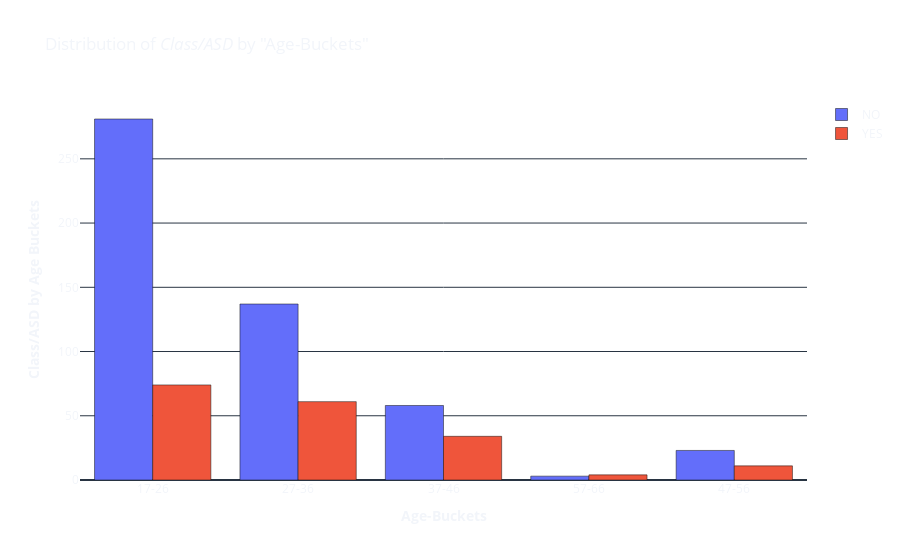
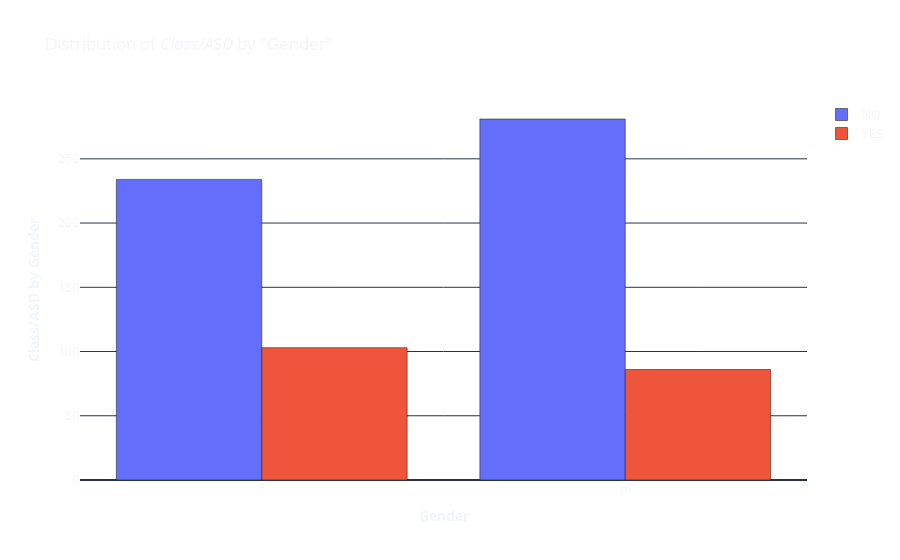

The notebook cell these images were saved under, in order:
### Markdown cell above
### Verificar a idade e o gênero em relação a classificação (sim / Não)

### Code cell
# Separar por faixa etária entre idade mínima (17) e idade máxima(64)
bins = [17, 27, 37, 47, 57, 67]
labels = ['17-26', '27-36', '37-46', '47-56', '57-66']


df['age'] = pd.cut(df['age'], bins=bins, labels=labels) #cria uma nova coluna com as faixas etárias

no_list = [] #armazena a quantidade de pessoas sem autismo
yes_list = [] #armazena a quantidade de pessoas com autismo


# Verifica a quantidade de pessoas com e sem autismo para cada idade
for element in list(df['age'].unique().dropna()):
    no = df[df['age'] == element]['Class/ASD'].value_counts()['NO'] #conta a quantidade de pessoas sem autismo
    yes = df[df['age'] == element]['Class/ASD'].value_counts()['YES'] #conta a quantidade de pessoas com autismo
    no_list.append(no) #adiciona a quantidade de pessoas sem autismo na lista
    yes_list.append(yes) #adiciona a quantidade de pessoas com autismo na lista

import plotly.graph_objects as go

fig = go.Figure(data=[
    go.Bar(name='NO', x=list(df['age'].unique().dropna()), y=no_list), #cria o gráfico de barras com a quantidade de pessoas sem autismo
    go.Bar(name='YES', x=list(df['age'].unique().dropna()), y=yes_list) #cria o gráfico de barras com a quantidade de pessoas com autismo
])

fig.update_layout(
    barmode='group',
    template='plotly_dark',
    xaxis_title="<b>Age-Buckets</b>",
    yaxis_title="<b>Class/ASD by Age Buckets</b>",
    title='Distribution of <i>Class/ASD</i> by "Age-Buckets"',
    paper_bgcolor='rgba(0, 0, 0, 0)',
    plot_bgcolor='rgba(0, 0, 0, 0)',
    )
fig.show()

# Verifica a quantidade de pessoas com e sem autismo para cada gênero
no_list = []
yes_list = []

for element in list(df['gender'].unique()):
    no = df[df['gender'] == element]['Class/ASD'].value_counts()['NO']
    yes = df[df['gender'] == element]['Class/ASD'].value_counts()['YES']
    no_list.append(no)
    yes_list.append(yes)

fig = go.Figure(data=[
    go.Bar(name='NO', x=list(df['gender'].unique()), y=no_list),
    go.Bar(name='YES', x=list(df['gender'].unique()), y=yes_list)
])

fig.update_layout(
    barmode='group',
    template='plotly_dark',
    xaxis_title="<b>Gender</b>",
    yaxis_title="<b>Class/ASD by Gender</b>",
    title='Distribution of <i>Class/ASD</i> by "Gender"',
    paper_bgcolor='rgba(0, 0, 0, 0)',
    plot_bgcolor='rgba(0, 0, 0, 0)',
    )
fig.show()

### Figure 1 — Plotly figure (JSON) as saved in the notebook; plotly's stock layout.template omitted (floating-point values rounded to 4 significant figures)
{"data": [{"name": "NO", "type": "bar", "x": ["17-26", "27-36", "37-46", "57-66", "47-56"], "y": [281, 137, 58, 3, 23]}, {"name": "YES", "type": "bar", "x": ["17-26", "27-36", "37-46", "57-66", "47-56"], "y": [74, 61, 34, 4, 11]}], "layout": {"barmode": "group", "paper_bgcolor": "rgba(0, 0, 0, 0)", "plot_bgcolor": "rgba(0, 0, 0, 0)", "title": {"text": "Distribution of <i>Class/ASD</i> by \"Age-Buckets\""}, "xaxis": {"title": {"text": "<b>Age-Buckets</b>"}}, "yaxis": {"title": {"text": "<b>Class/ASD by Age Buckets</b>"}}}}

### Figure 2 — Plotly figure (JSON) as saved in the notebook; plotly's stock layout.template omitted (floating-point values rounded to 4 significant figures)
{"data": [{"name": "NO", "type": "bar", "x": ["f", "m"], "y": [234, 281]}, {"name": "YES", "type": "bar", "x": ["f", "m"], "y": [103, 86]}], "layout": {"barmode": "group", "paper_bgcolor": "rgba(0, 0, 0, 0)", "plot_bgcolor": "rgba(0, 0, 0, 0)", "title": {"text": "Distribution of <i>Class/ASD</i> by \"Gender\""}, "xaxis": {"title": {"text": "<b>Gender</b>"}}, "yaxis": {"title": {"text": "<b>Class/ASD by Gender</b>"}}}}
